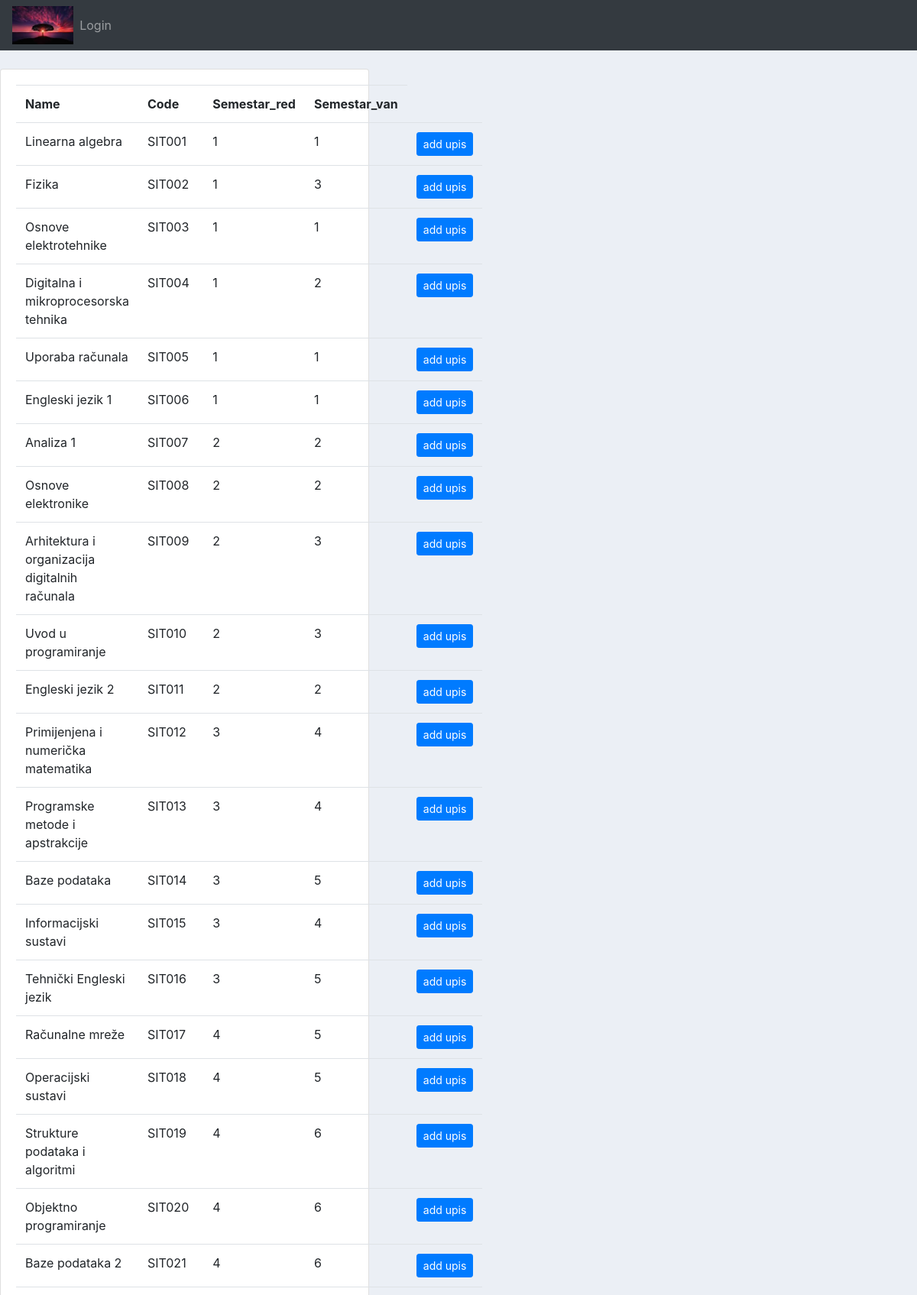
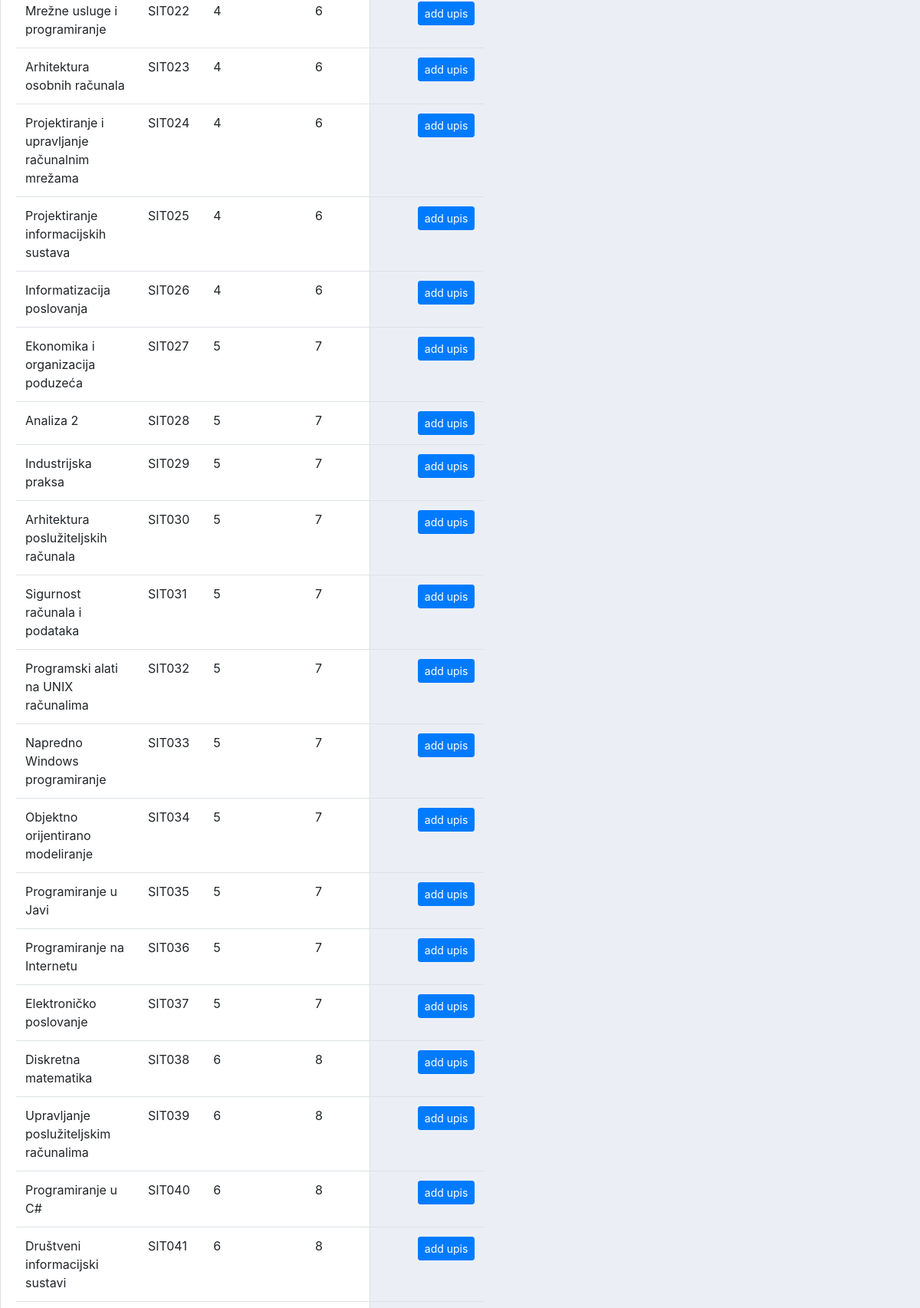
The page /student/predstud/ (upper part) on the database its author committed (2 pictures, top to bottom).
### projekt/models.py (models this page shows, shortened)
class Predmeti(models.Model):
    IZBORNI = (('DA', 'da'), ('NE', 'ne'))
    name = models.CharField(max_length=50)
    kod = models.CharField(max_length=50)
    program = models.CharField(max_length=50)
    ects = models.IntegerField()
    sem_red = models.IntegerField()
    sem_izv = models.IntegerField()
    izborni = models.CharField(max_length=50, choices=IZBORNI)
    nositelj =models.ForeignKey(Korisnik,on_delete=models.CASCADE, blank=True,null=True)

### projekt/views.py (the view)
# urls.py: path('student/predstud/',views.listpred,name='predstud'),
def listpred(request):
    predmeti=Predmeti.objects.all()
    context={'predmeti':predmeti}
    return render(request,'projekti/predstud.html',context)

### projekt/templates/projekti/predstud.html
{% extends 'projekti/main.html' %}
{% block content %}
<div class="row">
    <div class="col-md-5">
        <br>
        <div class="card card-body">
            <table class="table table-sa">
                <tr>
                    <th>Name</th>
                    <th>Code</th>
                    <th>Semestar_red</th>
                    <th>Semestar_van</th>
                </tr>
                {% for predmet in predmeti %}
                <tr>
                    <td>{{ predmet.name }}</td>
                    <td>{{ predmet.kod }}</td>
                    <td>{{predmet.sem_red}}</td>
                    <td>{{predmet.sem_izv}}</td>
                    <td><a class="btn btn-primary btn-sm btn-block" href ="{% url 'addupisstud' predmet.id %}">add upis</a></td>
                </tr>
                {% endfor %}
            </table>
        </div>
    </div>
</div>
{% endblock %}

### static/css/main.css (style rules this page uses)
body { background-color: #ebeff5; }

### rows shown on the page
Predmeti: name "Linearna algebra", kod "SIT001", sem_red "1", sem_izv "1"
Predmeti: name "Fizika", kod "SIT002", sem_red "1", sem_izv "3"
Predmeti: name "Osnove elektrotehnike", kod "SIT003", sem_red "1", sem_izv "1"
Predmeti: name "Digitalna i mikroprocesorska tehnika", kod "SIT004", sem_red "1", sem_izv "2"
Predmeti: name "Uporaba računala", kod "SIT005", sem_red "1", sem_izv "1"
Predmeti: name "Engleski jezik 1", kod "SIT006", sem_red "1", sem_izv "1"
Predmeti: name "Analiza 1", kod "SIT007", sem_red "2", sem_izv "2"
Predmeti: name "Osnove elektronike", kod "SIT008", sem_red "2", sem_izv "2"
Predmeti: name "Arhitektura i organizacija digitalnih računala", kod "SIT009", sem_red "2", sem_izv "3"
Predmeti: name "Uvod u programiranje", kod "SIT010", sem_red "2", sem_izv "3"
Predmeti: name "Engleski jezik 2", kod "SIT011", sem_red "2", sem_izv "2"
Predmeti: name "Primijenjena i numerička matematika", kod "SIT012", sem_red "3", sem_izv "4"
Predmeti: name "Programske metode i apstrakcije", kod "SIT013", sem_red "3", sem_izv "4"
Predmeti: name "Baze podataka", kod "SIT014", sem_red "3", sem_izv "5"
Predmeti: name "Informacijski sustavi", kod "SIT015", sem_red "3", sem_izv "4"
Predmeti: name "Tehnički Engleski jezik", kod "SIT016", sem_red "3", sem_izv "5"
Predmeti: name "Računalne mreže", kod "SIT017", sem_red "4", sem_izv "5"
Predmeti: name "Operacijski sustavi", kod "SIT018", sem_red "4", sem_izv "5"
Predmeti: name "Strukture podataka i algoritmi", kod "SIT019", sem_red "4", sem_izv "6"
Predmeti: name "Objektno programiranje", kod "SIT020", sem_red "4", sem_izv "6"
Predmeti: name "Baze podataka 2", kod "SIT021", sem_red "4", sem_izv "6"
Predmeti: name "Mrežne usluge i programiranje", kod "SIT022", sem_red "4", sem_izv "6"
Predmeti: name "Arhitektura osobnih računala", kod "SIT023", sem_red "4", sem_izv "6"
Predmeti: name "Projektiranje i upravljanje računalnim mrežama", kod "SIT024", sem_red "4", sem_izv "6"
Predmeti: name "Projektiranje informacijskih sustava", kod "SIT025", sem_red "4", sem_izv "6"
Predmeti: name "Informatizacija poslovanja", kod "SIT026", sem_red "4", sem_izv "6"
Predmeti: name "Ekonomika i organizacija poduzeća", kod "SIT027", sem_red "5", sem_izv "7"
Predmeti: name "Analiza 2", kod "SIT028", sem_red "5", sem_izv "7"
Predmeti: name "Industrijska praksa", kod "SIT029", sem_red "5", sem_izv "7"
Predmeti: name "Arhitektura poslužiteljskih računala", kod "SIT030", sem_red "5", sem_izv "7"
Predmeti: name "Sigurnost računala i podataka", kod "SIT031", sem_red "5", sem_izv "7"
Predmeti: name "Programski alati na UNIX računalima", kod "SIT032", sem_red "5", sem_izv "7"
Predmeti: name "Napredno Windows programiranje", kod "SIT033", sem_red "5", sem_izv "7"
Predmeti: name "Objektno orijentirano modeliranje", kod "SIT034", sem_red "5", sem_izv "7"
Predmeti: name "Programiranje u Javi", kod "SIT035", sem_red "5", sem_izv "7"
Predmeti: name "Programiranje na Internetu", kod "SIT036", sem_red "5", sem_izv "7"
Predmeti: name "Elektroničko poslovanje", kod "SIT037", sem_red "5", sem_izv "7"
Predmeti: name "Diskretna matematika", kod "SIT038", sem_red "6", sem_izv "8"
Predmeti: name "Upravljanje poslužiteljskim računalima", kod "SIT039", sem_red "6", sem_izv "8"
Predmeti: name "Programiranje u C#", kod "SIT040", sem_red "6", sem_izv "8"
Predmeti: name "Društveni informacijski sustavi", kod "SIT041", sem_red "6", sem_izv "8"
